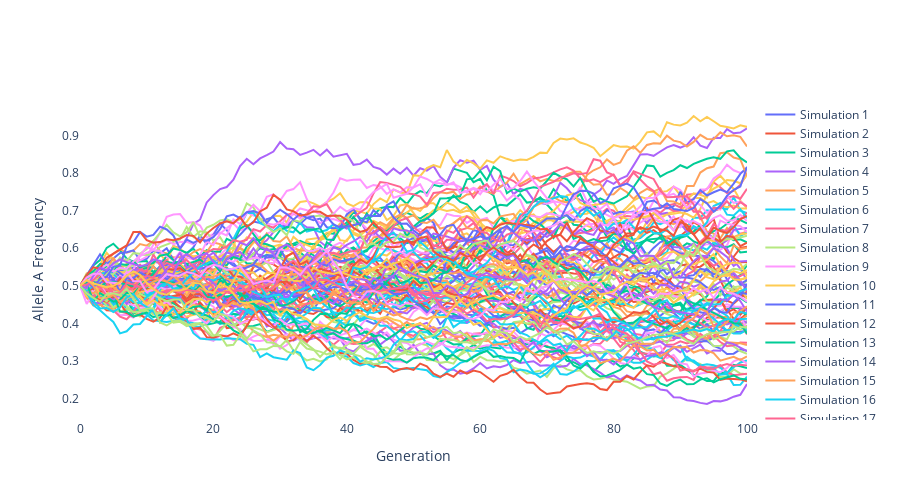

Notebook code for this chart:
### Code cell
# line plot
from plotly.graph_objs import *


simulations = []
for index, value in enumerate(freqA_list_sim):
    legend_title = f"Simulation {index + 1}"
    simulation = Scatter(x=list(range(len(value))), y=value, mode='lines', name=legend_title)
    simulations.append(simulation)

fig = Figure(data=simulations)
fig.update_layout(
    plot_bgcolor = 'white',
    xaxis_title='Generation',
    yaxis_title='Allele A Frequency',
    width=900,  # Width in pixels
    height=500  # Height in pixels
)
fig.show()
